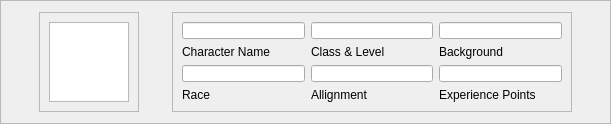
   <widget class="QFrame" name="frame">
    <property name="geometry">
     <rect>
      <x>9</x>
      <y>9</y>
      <width>611</width>
      <height>120</height>
     </rect>
    </property>
    <property name="frameShape">
     <enum>QFrame::StyledPanel</enum>
    </property>
    <property name="frameShadow">
     <enum>QFrame::Raised</enum>
    </property>
    <layout class="QHBoxLayout" name="horizontalLayout">
     <item>
      <widget class="QFrame" name="frame_3">
       <property name="maximumSize">
        <size>
         <width>100</width>
         <height>100</height>
        </size>
       </property>
       <property name="frameShape">
        <enum>QFrame::StyledPanel</enum>
       </property>
       <property name="frameShadow">
        <enum>QFrame::Raised</enum>
       </property>
       <layout class="QGridLayout" name="gridLayout_2">
        <item row="0" column="0">
         <widget class="QGraphicsView" name="graphicsView"/>
        </item>
       </layout>
      </widget>
     </item>
     <item>
      <widget class="QFrame" name="frame_2">
       <property name="maximumSize">
        <size>
         <width>400</width>
         <height>100</height>
        </size>
       </property>
       <property name="frameShape">
        <enum>QFrame::StyledPanel</enum>
       </property>
       <property name="frameShadow">
        <enum>QFrame::Raised</enum>
       </property>
       <layout class="QGridLayout" name="gridLayout">
        <item row="0" column="0">
         <layout class="QVBoxLayout" name="verticalLayout_2">
          <item>
           <widget class="QLineEdit" name="lineEdit"/>
          </item>
          <item>
           <widget class="QLabel" name="label_5">
            <property name="text">
             <string>Character Name</string>
            </property>
           </widget>
          </item>
         </layout>
        </item>
        <item row="0" column="1">
         <layout class="QVBoxLayout" name="verticalLayout_3">
          <item>
           <widget class="QLineEdit" name="lineEdit_5"/>
          </item>
          <item>
           <widget class="QLabel" name="label_4">
            <property name="text">
             <string>Class &amp; Level</string>
            </property>
           </widget>
          </item>
         </layout>
        </item>
        <item row="0" column="2">
         <layout class="QVBoxLayout" name="verticalLayout">
          <item>
           <widget class="QLineEdit" name="lineEdit_4"/>
          </item>
          <item>
           <widget class="QLabel" name="label_6">
            <property name="text">
             <string>Background</string>
            </property>
           </widget>
          </item>
         </layout>
        </item>
        <item row="1" column="0">
         <layout class="QVBoxLayout" name="verticalLayout_4">
          <item>
           <widget class="QLineEdit" name="lineEdit_2"/>
          </item>
          <item>
           <widget class="QLabel" name="label">
            <property name="text">
             <string>Race</string>
            </property>
           </widget>
          </item>
         </layout>
        </item>
        <item row="1" column="1">
         <layout class="QVBoxLayout" name="verticalLayout_5">
          <item>
           <widget class="QLineEdit" name="lineEdit_3"/>
          </item>
          <item>
           <widget class="QLabel" name="label_2">
            <property name="text">
             <string>Allignment</string>
            </property>
           </widget>
          </item>
         </layout>
        </item>
        <item row="1" column="2">
         <layout class="QVBoxLayout" name="verticalLayout_6">
          <item>
           <widget class="QLineEdit" name="lineEdit_6"/>
          </item>
          <item>
           <widget class="QLabel" name="label_3">
            <property name="text">
             <string>Experience Points</string>
            </property>
           </widget>
          </item>
         </layout>
        </item>
       </layout>
      </widget>
     </item>
    </layout>
   </widget>
